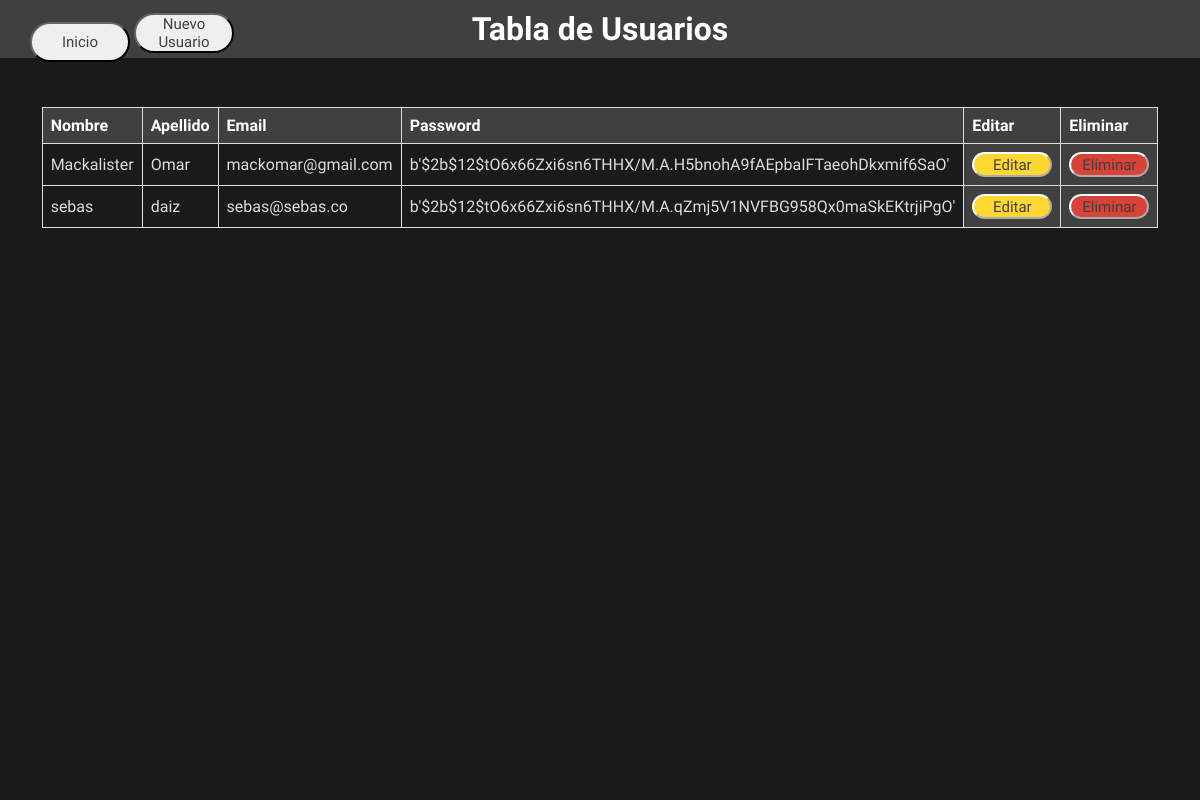
The page /usuarios/visualizar/ on the database its author committed.
### usuarios/models.py (models this page shows, shortened)
class Usuario (models.Model):
    Nombre = models.CharField (max_length=50 , blank=False , null=False)
    Apellido = models.CharField (max_length=50 , blank=False , null=False)
    Email = models.CharField (max_length=50 , blank=False , null=False , unique=True)
    Password = models.CharField (max_length=50 , blank=False , null=False)

### usuarios/views.py (the view)
# urls.py: path('visualizar', views.visualizar_hoja , name='visualizar_hoja'),
def visualizar (request):
    get_usuarios = Usuario.objects.all()
    data = {
        'get_usuarios': get_usuarios
    }
    return render(request , 'tabla_users.html' , data)

### templates/tabla_users.html (shortened to what this page needs)
{% load static %}
<!DOCTYPE html>
<html lang="en">
<head>
    <link href="{%static 'css/tabla_users.css'%}" rel="stylesheet" />
</head>
<body>
    <header>
    <h1>Tabla de Usuarios</h1>
    </header>
    <div class="capa"></div>
    <nav>
        <button class="btn-retorno" type="submit">
            <a href="{%url 'admin_index' %}">Inicio</a>
        </button>
        <button class="btn-retorno" type="submit">
            <a href="{%url 'registro' %}">Nuevo Usuario</a>
        </button>
    </nav>
    <main>
      <div class="table-container">
        <table>
            <tr>
                <th>Nombre</th>
                <th>Apellido</th>
                <th>Email</th>
                <th>Password</th>
                <th>Editar</th>
                <th>Eliminar</th>
            </tr>
            {%for user in get_usuarios%}
            <tr>
              <td>{{user.Nombre}}</td>
              <td>{{user.Apellido}}</td>
              <td>{{user.Email}}</td>
              <td>{{user.Password}}</td>
              <th> <button class="btn-retornos" type="submit">
                <a href="{% url 'editar_usuario' user.id %}">Editar</a>
            </button> </th>
            <th> <button class="btn-retorn" type="submit">
                <a href="{% url 'eliminar_usuario' user.id %}">Eliminar</a>
            </button> </th>
            </tr>
            {%endfor%}
        </table>
      </div>
    </main>
  </body>
</html>

### HumanTalentSena/static/css/tabla_users.css (style rules this page uses)
* { margin: 0; padding: 0; box-sizing: border-box; font-family: 'Akshar', sans-serif; }
body { background-color: #404040; height: 100% ; width: 100%; background-repeat: no-repeat; }
.capa { position: fixed; width: 100%; height: 100vh; background: rgba(0,0,0,0.6); z-index: -1; top: 0;left: 0; }
.btn-retornos { width: 80px; height: 25px; background-color: #ffd731; border-color: #fff; border-radius: 20px; font-family: 'Akshar', sans-serif; font-size: 15px; cursor: pointer; transition: all .4s ease-in-out; }
.btn-retorn { width: 80px; height: 25px; background-color: #d84237; border-color: #fff; border-radius: 20px; font-family: 'Akshar', sans-serif; font-size: 15px; cursor: pointer; transition: all .4s ease-in-out; }
.btn-retorno { width: 100px; height: 40px; border-color: #171515; border-radius: 20px; translate: 30px -45px ; font-family: 'Akshar', sans-serif; font-size: 15px; cursor: pointer; }
a { text-decoration: none; color: #404040; }
.table-container { width: 100%; }
table { display: flex; width: 100%; border-collapse: collapse; justify-content: center; align-items: center; }
th, td { border: 1px solid #ddd; padding: 8px; text-align: left; color: #ddd }
th { background-color: #404040; color:#fff; }
header { background-color: #404040; color: #fff; text-align: center; padding: 10px; }

### rows shown on the page
Usuario: Nombre "Mackalister", Apellido "Omar", Email "mackomar@gmail.com", Password "b'$2b$12$tO6x66Zxi6sn6THHX/M.A.H5bnohA9fAEpbaIFTaeohDkxmif6SaO'"
Usuario: Nombre "sebas", Apellido "daiz", Email "sebas@sebas.co", Password "b'$2b$12$tO6x66Zxi6sn6THHX/M.A.qZmj5V1NVFBG958Qx0maSkEKtrjiPgO'"
